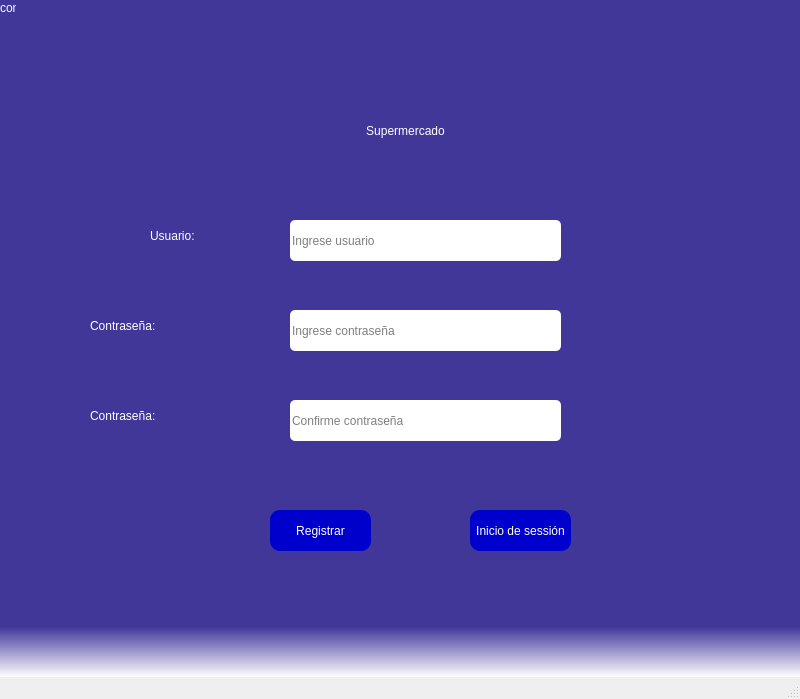
<?xml version="1.0" encoding="UTF-8"?>
<ui version="4.0">
 <class>MainWindow</class>
 <widget class="QMainWindow" name="MainWindow">
  <property name="geometry">
   <rect>
    <x>0</x>
    <y>0</y>
    <width>800</width>
    <height>699</height>
   </rect>
  </property>
  <property name="windowTitle">
   <string>MainWindow</string>
  </property>
  <property name="styleSheet">
   <string notr="true">QWidget#centralwidget{

	background-color: qlineargradient(spread:pad, x1:0, y1:0.925818, x2:0, y2:1, stop:0 rgba(12, 0, 127, 196), stop:1 rgba(255, 255, 255, 255));
}</string>
  </property>
  <widget class="QWidget" name="centralwidget">
   <widget class="QLabel" name="label">
    <property name="geometry">
     <rect>
      <x>240</x>
      <y>100</y>
      <width>331</width>
      <height>61</height>
     </rect>
    </property>
    <property name="styleSheet">
     <string notr="true">font: 36pt &quot;MS Shell Dlg 2&quot;;
color: rgb(255, 255, 255);</string>
    </property>
    <property name="text">
     <string>Supermercado</string>
    </property>
    <property name="alignment">
     <set>Qt::AlignCenter</set>
    </property>
   </widget>
   <widget class="QLabel" name="label_2">
    <property name="geometry">
     <rect>
      <x>150</x>
      <y>220</y>
      <width>141</width>
      <height>31</height>
     </rect>
    </property>
    <property name="styleSheet">
     <string notr="true">font: 26pt &quot;MS Shell Dlg 2&quot;;
color: rgb(255, 255, 255);</string>
    </property>
    <property name="text">
     <string>Usuario:</string>
    </property>
   </widget>
   <widget class="QLabel" name="label_3">
    <property name="geometry">
     <rect>
      <x>90</x>
      <y>310</y>
      <width>191</width>
      <height>31</height>
     </rect>
    </property>
    <property name="styleSheet">
     <string notr="true">font: 26pt &quot;MS Shell Dlg 2&quot;;
color: rgb(255, 255, 255);</string>
    </property>
    <property name="text">
     <string>Contraseña:</string>
    </property>
   </widget>
   <widget class="QLineEdit" name="labelUsuario">
    <property name="geometry">
     <rect>
      <x>290</x>
      <y>220</y>
      <width>271</width>
      <height>41</height>
     </rect>
    </property>
    <property name="styleSheet">
     <string notr="true">font: 12pt &quot;MS Shell Dlg 2&quot;;
border-radius:5px;</string>
    </property>
    <property name="text">
     <string/>
    </property>
    <property name="placeholderText">
     <string>Ingrese usuario</string>
    </property>
   </widget>
   <widget class="QLineEdit" name="labelCont">
    <property name="geometry">
     <rect>
      <x>290</x>
      <y>310</y>
      <width>271</width>
      <height>41</height>
     </rect>
    </property>
    <property name="styleSheet">
     <string notr="true">font: 12pt &quot;MS Shell Dlg 2&quot;;
border-radius:5px;</string>
    </property>
    <property name="echoMode">
     <enum>QLineEdit::Password</enum>
    </property>
    <property name="placeholderText">
     <string>Ingrese contraseña</string>
    </property>
   </widget>
   <widget class="QPushButton" name="buttonRegistrar">
    <property name="geometry">
     <rect>
      <x>270</x>
      <y>510</y>
      <width>101</width>
      <height>41</height>
     </rect>
    </property>
    <property name="styleSheet">
     <string notr="true">font: 87 9pt &quot;Arial Black&quot;;
font: 10pt &quot;MS Shell Dlg 2&quot;;
background-color: qlineargradient(spread:pad, x1:1, y1:0, x2:1, y2:0, stop:0 rgba(0, 0, 205, 255), stop:1 rgba(255, 255, 255, 255));
color: rgb(255, 255, 255);
border-radius:10px;</string>
    </property>
    <property name="text">
     <string>Registrar</string>
    </property>
   </widget>
   <widget class="QPushButton" name="buttonIngresar">
    <property name="geometry">
     <rect>
      <x>470</x>
      <y>510</y>
      <width>101</width>
      <height>41</height>
     </rect>
    </property>
    <property name="styleSheet">
     <string notr="true">font: 87 9pt &quot;Arial Black&quot;;
font: 10pt &quot;MS Shell Dlg 2&quot;;
background-color: qlineargradient(spread:pad, x1:1, y1:0, x2:1, y2:0, stop:0 rgba(0, 0, 205, 255), stop:1 rgba(255, 255, 255, 255));
color: rgb(255, 255, 255);
border-radius:10px;</string>
    </property>
    <property name="text">
     <string>Inicio de sessión</string>
    </property>
   </widget>
   <widget class="QLabel" name="label_4">
    <property name="geometry">
     <rect>
      <x>90</x>
      <y>400</y>
      <width>191</width>
      <height>31</height>
     </rect>
    </property>
    <property name="styleSheet">
     <string notr="true">font: 26pt &quot;MS Shell Dlg 2&quot;;
color: rgb(255, 255, 255);</string>
    </property>
    <property name="text">
     <string>Contraseña:</string>
    </property>
   </widget>
   <widget class="QLineEdit" name="labelContConf">
    <property name="geometry">
     <rect>
      <x>290</x>
      <y>400</y>
      <width>271</width>
      <height>41</height>
     </rect>
    </property>
    <property name="styleSheet">
     <string notr="true">font: 12pt &quot;MS Shell Dlg 2&quot;;
border-radius:5px;</string>
    </property>
    <property name="echoMode">
     <enum>QLineEdit::Password</enum>
    </property>
    <property name="placeholderText">
     <string>Confirme contraseña</string>
    </property>
   </widget>
   <widget class="QLabel" name="labelAlerta">
    <property name="geometry">
     <rect>
      <x>310</x>
      <y>460</y>
      <width>261</width>
      <height>21</height>
     </rect>
    </property>
    <property name="styleSheet">
     <string notr="true">font: 14pt &quot;MS Shell Dlg 2&quot;;
color: rgb(152, 0, 0);</string>
    </property>
    <property name="text">
     <string/>
    </property>
   </widget>
   <widget class="QLabel" name="labelRol">
    <property name="geometry">
     <rect>
      <x>0</x>
      <y>0</y>
      <width>16</width>
      <height>16</height>
     </rect>
    </property>
    <property name="styleSheet">
     <string notr="true">font: 26pt &quot;MS Shell Dlg 2&quot;;
color: rgb(255, 255, 255);</string>
    </property>
    <property name="text">
     <string>comun</string>
    </property>
   </widget>
  </widget>
  <widget class="QMenuBar" name="menubar">
   <property name="geometry">
    <rect>
     <x>0</x>
     <y>0</y>
     <width>800</width>
     <height>21</height>
    </rect>
   </property>
  </widget>
  <widget class="QStatusBar" name="statusbar"/>
 </widget>
 <resources/>
 <connections/>
</ui>
